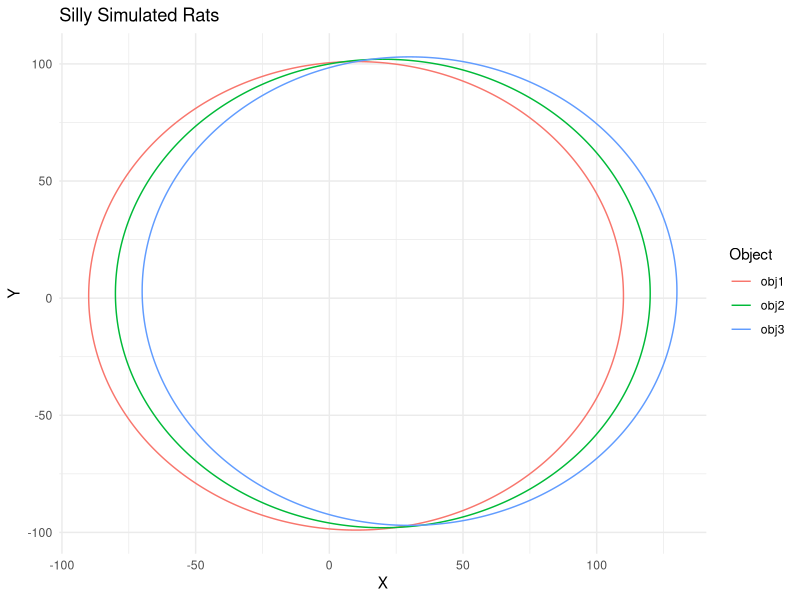

Reproduce this figure in R.
# install.packages("ggplot2")
library(ggplot2)

n_steps <- 1000

# Initialize data frame for storing coordinates
df <- data.frame(
  time = rep(1:n_steps, 3),
  x = rep(NA, n_steps*3),
  y = rep(NA, n_steps*3),
  id = rep(c("obj1", "obj2", "obj3"), each = n_steps)
)

# Simulate coordinates
for (i in 1:n_steps) {
  
  # Objects start apart, come together, and move apart again in a sinusoidal pattern
  df$x[df$time == i] = c(
    100 * sin(i / 100) + 10,  # obj1
    100 * sin(i / 100) + 20,  # obj2
    100 * sin(i / 100) + 30   # obj3
  )
  
  df$y[df$time == i] = c(
    100 * cos(i / 100) + 1,  # obj1
    100 * cos(i / 100) + 2,  # obj2
    100 * cos(i / 100) + 3   # obj3
  )
}

# Plot
myplot <- 
ggplot(df, aes(x = x, y = y, color = id)) +
  geom_path() +
  theme_minimal() +
  labs(x = "X", y = "Y", title = "Silly Simulated Rats", color = "Object")

show(myplot)